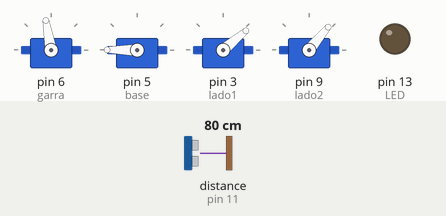
The sketch below on a simulated Arduino Uno, built with avr-gcc and run on an emulated ATmega328P. On the bench: 4 × servo, output pins drawn as LEDs (lit = HIGH). Wiring (inferred from the names in the program): ultrasonic range finder: trigger pin 10; echo pin 11. The test bench sets the inputs (shaded band); at power-on: distance to the obstacle (sensor on pin 11) 80 cm. The echo pulse lasts 58.3 µs per cm; pins used as bus, display or sensor lines are not drawn.

Above: at 2.2 s.
2.3 s: distance to the obstacle (sensor on pin 11) set to 11 cm
3.8 s: distance to the obstacle (sensor on pin 11) set to 8 cm
At 9.1 s:
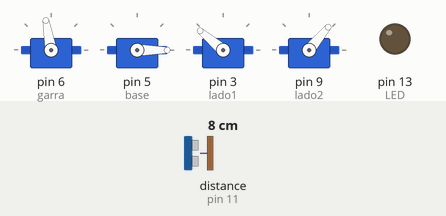
At 11.8 s:
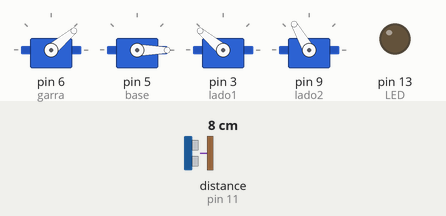
Timing chart, 0 to 21.8 s (numbered marks = the images above; inputs shaded):
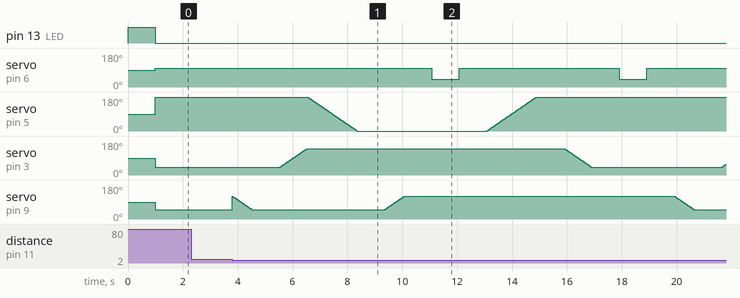

The sketch:

ProjetoUltrassom.ino
```cpp
#include <Servo.h>

Servo garra;
Servo base;
Servo lado1;
Servo lado2;

int pinoTrig = 10;
int pinoEcho = 11;


int i=0; // Variável para incrementar a posição de 1 em 1.
int tempo=1000; // Controle do tempo de parada entre cada função.
int Vspeed=10; // Velocidade de movimento 0 - rápido / 10 - lento.

int LED=13;

void setup()
{
  // Atenção para os pinos corretos de cada servo motor.
  garra.attach(6);
  base.attach(5);
  lado1.attach(3);
  lado2.attach(9);

  // Declarando os pinos do Ultrassom
  pinMode(pinoTrig, OUTPUT);
  pinMode(pinoEcho, INPUT);

  // Declarando que o LED é saída.
  pinMode(LED,OUTPUT);

  // Definindo a posição inicial do robô, esse código é executado somente 1 vez.
  digitalWrite(LED,HIGH); // Indicando que o robô irá se mover de forma brusca.
  delay(tempo);

  // Definindo a posição inicial do robô, esse código é executado somente 1 vez.
  garra.write(100); // Garra fechada
  base.write(180); // Posição direita
  lado1.write(40); // Cima
  lado2.write(50); // Recolhido
}

void loop()
{

  digitalWrite(LED,LOW);
  digitalWrite (pinoTrig, LOW);
  delayMicroseconds (2);
  digitalWrite (pinoTrig, HIGH);
  delayMicroseconds (10);
  digitalWrite (pinoTrig, LOW);
  float duracao = pulseIn (pinoEcho, HIGH);
  float distancia = 0.0343 * duracao / 2.0;

if (distancia < 10.0)
{

  if (Vspeed<=5)
  {digitalWrite(LED,HIGH);} // Indicando que o robô irá se mover de forma brusca.
  else
  {digitalWrite(LED,LOW);} // Indicando que o robô irá se mover suavemente.


  recolhe();
  delay(tempo);
  sobe();
  base_direita();
  delay(tempo);
  avanca();
  delay(tempo);
  abre_garra();
  fecha_garra();
  base_esquerda();
  delay(tempo);
  desce();
  delay(tempo);
  abre_garra();
  fecha_garra();
}

}

void abre_garra() // A garra precisa de pressão para pegar objetos, movimento rápido
{
  garra.write(40);
  delay(tempo);
}

void fecha_garra()  // A garra precisa de pressão para pegar objetos, movimento rápido
{
  garra.write(100);
  delay(tempo);
}

void base_direita() // A base precisa se mover lentamente
{
  for(i = 180; i >= 0; i -= 1) // Indo de 180 a 0 graus de 1 em 1
  {
    if(i<0)
    {
      i=0;
      break;
    }
    base.write(i); // Pedindo para que o servo vá para a posição "i"
    delay(Vspeed);
  }
}

void base_esquerda() // A base precisa se mover lentamente
{
  for(i = 0; i <= 180; i += 1) // Indo de 0 até 180 graus de 1 em 1
  {
    if(i>180)
    {
      i=180;
      break;
    }
    base.write(i); // Pedindo para que o servo vá para a posição "i"
    delay(Vspeed);
  }
}

void recolhe() // O braço precisa se mover lentamente
{
    for(i = 120; i >= 50; i -= 1) // Indo de 120 a 50 graus de 1 em 1
  {
    if(i<50)
    {
      i=50;
      break;
    }
    lado2.write(i); // Pedindo para que o servo vá para a posição "i"
    delay(Vspeed);
  }
}

void avanca() // O braço precisa se mover lentamente
{
  for(i = 50; i <= 120; i += 1) // Indo de 50 até 120 graus de 1 em 1
  {
    if(i>120)
    {
      i=120;
      break;
    }
    lado2.write(i); // Pedindo para que o servo vá para a posição "i"
    delay(Vspeed);
  }
}

void desce() // O braço precisa se mover lentamente
{
      for(i = 140; i >= 40; i -= 1) // Indo de 140 a 40 graus de 1 em 1
  {
    if(i<40)
    {
      i=40;
      break;
    }
    lado1.write(i); // Pedindo para que o servo vá para a posição "i"
    delay(Vspeed);
  }
}

void sobe() // O braço precisa se mover lentamente
{
    for(i = 40; i <= 140; i += 1) // Indo de 40 até 140 graus de 1 em 1
  {
    if(i>140)
    {
      i=140;
      break;
    }
    lado1.write(i); // Pedindo para que o servo vá para a posição "i"
    delay(Vspeed);
  }
}
```

Measured:
- the behaviour switches between 10 and 9 cm on distance to the obstacle (sensor on pin 11) (found by bisection; images 0 and 1)
- after the input at 2.3 s, every drawn part: stays the same
- after the input at 3.8 s, servo on pin 6 (garra): alternates 100° for 5.8 s and 40° for 1.0 s, starting after 7.3 s
